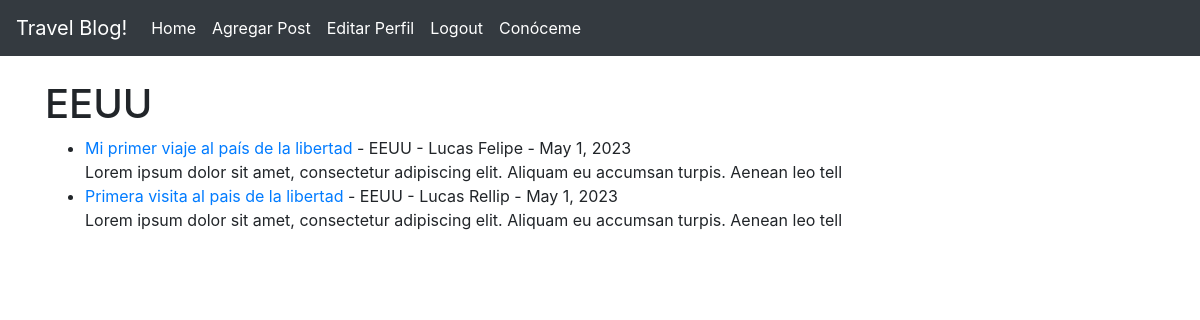
Page /categorias/EEUU/ (signed in) on the committed database.
### TravelBlog/models.py (models this page shows, shortened)
class Post(models.Model):
    titulo = models.CharField(max_length= 50)
    autor = models.ForeignKey(User, on_delete=models.CASCADE)
    cuerpo = models.TextField()
    fechapost = models.DateField(auto_now_add=True)
    categorias = models.CharField(max_length= 50, default='Otros')
    imagen = models.ImageField(null=True, blank=True, upload_to = "imagenes/")

### TravelBlog/views.py (the view)
# urls.py: path('categorias/<str:categ>/', VistaCategoria, name = "categorias"),
def VistaCategoria(request, categ):
    categorias_post = Post.objects.filter(categorias=categ)
    return render(request, 'categorias.html', {'categ':categ, 'categorias_post': categorias_post})

### TravelBlog/templates/categorias.html (shortened to what this page needs)
{% extends 'base.html' %}
{% block contenido_cambia %}
<h1>{{ categ }}</h1>
{% if categorias_post %}
<ul>
{% for post in categorias_post %}
    <li><a href="{% url 'articulodetalle' post.pk %}"> {{ post.titulo }} <a/> - {{ post.categorias }}
        - {{ post.autor.first_name }}
         {{ post.autor.last_name }}
        - {{ post.fechapost }}
        <br/>
    {{ post.cuerpo | slice:"100" | safe }}</li>
{% endfor %}
{% else %}
<h3>Disculpe, esta página no existe</h3>
{% endif %}
</ul>
{% endblock %}

### rows in the picture
Post: titulo "Mi primer viaje al país de la libertad", categorias "EEUU", autor.first_name "Lucas", autor.last_name "Felipe", fechapost "May 1, 2023", cuerpo "Lorem ipsum dolor sit amet, consectetur adipiscing elit. Aliquam eu accumsan turpis. Aenean leo tell"
Post: titulo "Primera visita al pais de la libertad", categorias "EEUU", autor.first_name "Lucas", autor.last_name "Rellip", fechapost "May 1, 2023", cuerpo "Lorem ipsum dolor sit amet, consectetur adipiscing elit. Aliquam eu accumsan turpis. Aenean leo tell"

### other values in the picture
{{ categ }} "EEUU"
